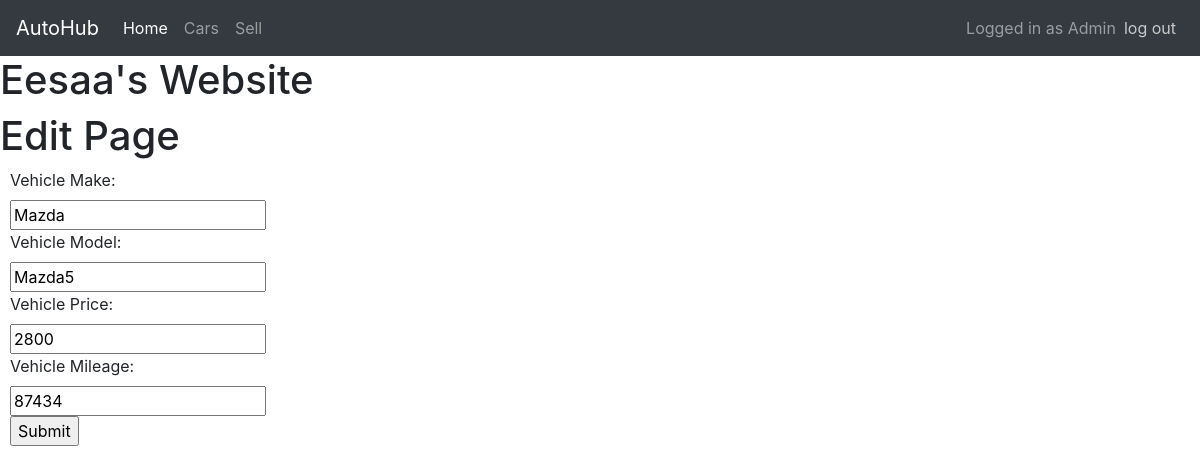
Page /edit/1 (signed in) on the committed database.
### app.py (models this page shows, shortened)
class User(flask_login.UserMixin, db.Model):
    id = db.Column(db.Integer, primary_key = True)
    username = db.Column(db.String(30), unique = True)
    hashed_password = db.Column(db.String(30), nullable = False)
    is_admin = db.Column(db.Boolean, default = False)
    listings = db.relationship('CarListing', backref='owner')

class CarListing(db.Model):
    id = db.Column(db.Integer, primary_key = True)
    make = db.Column(db.String(30), nullable = False)
    model = db.Column(db.String(30), nullable = False)
    price = db.Column(db.Integer, nullable = False)
    mileage = db.Column(db.Integer, nullable = False)
    user_id =  db.Column(db.Integer, db.ForeignKey('user.id'))

### app.py (the view)
@app.route('/edit/<int:car_id>', methods=['POST','GET'])
@flask_login.login_required
def edit_car(car_id):
    old_car_entry = CarListing.query.get(car_id)
    if flask_login.current_user.id == old_car_entry.owner.id or flask_login.current_user.is_admin:
        if request.method =="POST":
            new_make = request.form.get("Make")
            new_model = request.form.get("Model")
            new_price = request.form.get("Price")
            new_mileage = request.form.get("Mileage")
            print(new_make, new_model, new_price, new_mileage)
            error_msg, is_valid = valid_car(new_make, new_model, new_price, new_mileage)
            if is_valid:
                old_car_entry.make = new_make.capitalize()
                old_car_entry.model = new_model
                old_car_entry.price = new_price
                old_car_entry.mileage = new_mileage
                db.session.commit()
                flash(f'Vehicle with ID: {car_id} was successfully edited') #flashing a message for when the user is redirected
                return redirect(url_for("show_cars"))
            else:
                return render_template('edit.html', error=error_msg, id=car_id, car=old_car_entry)
    else:
        flash("UNAUTHORISED YOU CANNOT EDIT THIS LISTING")
        return redirect(url_for('show_cars'))
    return render_template('edit.html', id = car_id, car=old_car_entry)

### app.py (called while the page is built)
@login_manager.user_loader
def load_user(user_id):
    return User.query.get(user_id)

### templates/edit.html (shortened to what this page needs)
{% extends "base.html" %}
{% block content%}
<h1>Edit Page</h1>
<form method="POST" style="margin-left:10px;">
        <label for="Make">Vehicle Make:</label><br>
        <input type="text" id="Make" name="Make" value="{{car.make}}"></br>
        <label for="Model">Vehicle Model:</label><br>
        <input type="text" id="Model" name="Model" value="{{car.model}}"></br>
        <label for="Price">Vehicle Price:</label><br>
        <input type="text" name=Price id="Price" value="{{car.price}}"></br>
        <label for="Mileage">Vehicle Mileage:</label><br>
        <input type="text" name="Mileage" id="Mileage" value="{{car.mileage}}"></br>
        <input type="submit" value="Submit">
    </form>
{% endblock %}

### templates/base.html (shortened to what this page needs)
<!DOCTYPE html>
<html lang="en">
<head>
    <link rel="stylesheet" href="https://cdn.jsdelivr.net/npm/bootstrap@4.0.0/dist/css/bootstrap.min.css">
</head>
<body>
    <nav class="navbar navbar-expand-lg navbar-dark bg-dark">
  <a class="navbar-brand" href="/">AutoHub</a>
  <div class="collapse navbar-collapse" id="navbarNav">
    <ul class="navbar-nav">
      <li class="nav-item active">
        <a class="nav-link" href="/">Home <span class="sr-only">(current)</span></a>
      </li>
      <li class="nav-item">
        <a class="nav-link" href="/cars">Cars</a>
      </li>
      <li class="nav-item">
        <a class="nav-link" href="/add">Sell</a>
      </li>
    </ul>
    <ul class="navbar-nav ml-auto">
    {% if current_user.is_authenticated %}
     <span class="navbar-text">
      Logged in as {{current_user.username.capitalize()}}
      </span>
      <li class="nav-item">
      <a class="nav-link" href="/logout" style="color: rgb(201, 201, 201);">log out</a>
    </li >
    {% endif %}
    </ul>
  </div>
</nav>
    <h1>Eesaa's Website</h1>
        {% block content %}
        {% endblock %}
</body>
</html>

### rows in the picture
User: username "Admin"
CarListing: Make "Mazda", Model "Mazda5", Price "2800", Mileage "87434"
